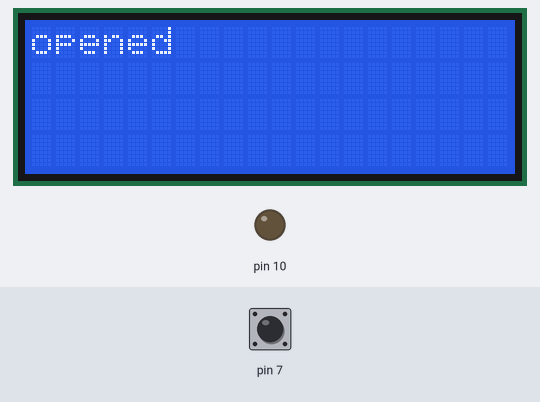
Simulated run of this sketch. Board: Arduino Mega 2560, built with avr-gcc and run on an emulated ATmega2560. Shown: 20×4 character LCD, output pins drawn as LEDs (lit = HIGH). The inputs (shaded band) are chosen by the test bench; at power-on: pin 7 HIGH. WiFi joins after 1.5 s; servers stay silent unless stated; uploads are accepted with an empty reply; the audio player accepts every command and is not drawn; what the sketch prints to the serial monitor is not drawn.

Above: at 3.4 s.
3.5 s: pin 7 pulled LOW for 0.15 s
At 4.3 s:
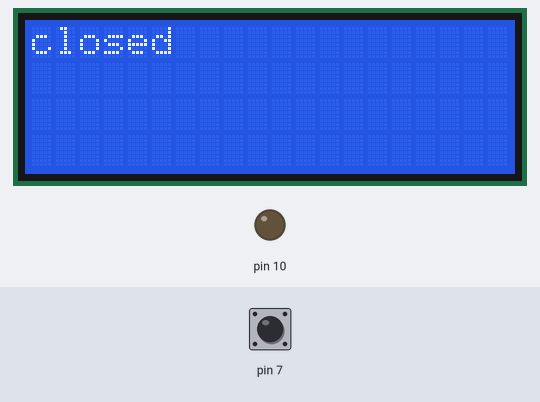
6.0 s: pin 7 pulled LOW for 3.2 s
10.7 s: pin 7 pulled LOW for 1 s
At 11.98 s:
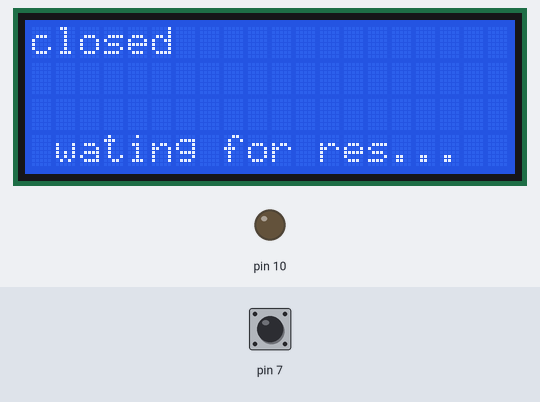
Timing chart, 0 to 13.7 s (numbered marks = the images above; inputs shaded):
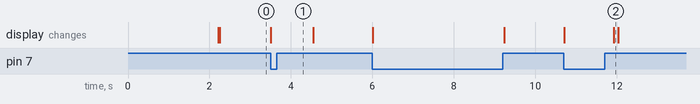

Measured:
- after the input at 3.5 s, the display: changes at once (image 1)
- after the input at 10.7 s, the display: first changes at once (image 2 shows a later state)

The sketch:

GetbusPartEsp01Combin.ino
```cpp
#include <ArduinoJson.h>
#include "WiFiEsp.h"

#include <Wire.h>
#include <LiquidCrystal_I2C.h>
LiquidCrystal_I2C lcd(0x27, 20, 4);

#include "DFRobotDFPlayerMini.h"
DFRobotDFPlayerMini myDFPlayer;

char ssid[] = "iptime";
char pass[] = "";
int status = WL_IDLE_STATUS;
char server[] = "";
unsigned long lastConnectionTime = 0;          // 마지막 연결 시간
const unsigned long postingInterval = 10000L;  // 연결 간격 10초

int open=0;

WiFiEspClient client;


void setup() {
  pinMode(10,OUTPUT);

  Serial.begin(9600);
  Serial2.begin(9600);
  Serial3.begin(9600);

  lcd.begin();
  lcd.backlight();
  lcd.clear();
  lcd.setCursor(0, 0);

  WiFi.init(&Serial3);
  if (WiFi.status() == WL_NO_SHIELD) {
    Serial.println("WiFi shield not present");
    while (true)
      ;
  }
  while (status != WL_CONNECTED) {
    Serial.print("Attempting to connect to WPA SSID: ");
    Serial.println(ssid);
    status = WiFi.begin(ssid, pass);
  }
  Serial.println("You're connected to the network");
  printWifiStatus();


  pinMode(7, INPUT_PULLUP);  //버튼 7번핀, 내부 풀업저항
  //검은선, 125쪽 GND, 반대쪽 5V , 가운데 7번핀

  Serial.println();
  Serial.println(F("DFRobot DFPlayer Mini Demo"));
  Serial.println(F("Initializing DFPlayer ... (May take 3~5 seconds)"));

  if (!myDFPlayer.begin(Serial2)) {  //Use softwareSerial to communicate with mp3.
  Serial.println(F("Unable to begin:"));
  Serial.println(F("1.Please recheck the connection!"));
  Serial.println(F("2.Please insert the SD card!"));
  while (true);
  }
  Serial.println(F("DFPlayer Mini online."));

  myDFPlayer.volume(25);  //Set volume value. From 0 to 30
  //mp3 파트


  lcd.print("start");
}

void loop() {
  getbody();
  if (open==0) {
    if (digitalRead(7) == 1) {//닫혀있다가 갑자기열리면. 1 되는게 125쪽.
      open=1;
      Serial.println("opened");
      digitalWrite(10,LOW);
      myDFPlayer.playMp3Folder(1);
      lcd.clear();
      lcd.setCursor(0, 0);
      lcd.print("opened");
      delay(1000);
    }
  }
  else if (open==1){
    if(digitalRead(7) == 0) {   // 125방향 열려있다가 닫히면.
      open=0;
      lcd.clear();
      lcd.setCursor(0, 0);
      lcd.print("closed");
      Serial.println("closed");
      delay(1000);
   }
  }

  if ((millis() - lastConnectionTime > postingInterval) && (!open)) {
    httpRequest();
  }
}

void getbody() {
  bool isBody = false;
  String line;
  while (client.available()) {
    // char c = client.read();
    // Serial.write(c);
    line = client.readStringUntil('\n');
    if (line == "\r") {
      isBody = true;  // 헤더가 끝나고 본문이 시작됨
      continue;       // 본문의 첫 줄을 읽기 위해 계속
    }
    if (isBody) {
      DynamicJsonDocument doc(1024);
      //Serial.println(line);  // 본문 출력
      DeserializationError error = deserializeJson(doc, line);
      String response = doc["type"];
      if (response!="null"){
      if (response.length() > 2) {
        digitalWrite(10,HIGH);
        lcd.clear();
        Serial.println(response);
        lcd.setCursor(0, 0);
        lcd.print("type "+response);
      }
      }
    }
  }
}

void httpRequest() {


  client.stop();
  client.flush();
  client.setTimeout(10000);
  if (client.connect(server, 917)) {

    Serial.println("Connecting...");
    client.println("GET /api/bus/1 HTTP/1.1");
    //client.println("Host: ");
    client.println("Connection: close");
    client.println();
    lcd.setCursor(1, 3);
    lcd.print("wating for res...");
    lastConnectionTime = millis();
  } else {
    lcd.clear();
    lcd.setCursor(0, 0);
    lcd.print("Connection failed");
    Serial.println("Connection failed");
  }
}

void printWifiStatus() {
  Serial.print("SSID: ");
  Serial.println(WiFi.SSID());
  IPAddress ip = WiFi.localIP();
  Serial.print("IP Address: ");
  Serial.println(ip);
  long rssi = WiFi.RSSI();
  Serial.print("Signal strength (RSSI):");
  Serial.print(rssi);
  Serial.println(" dBm");
}
```
